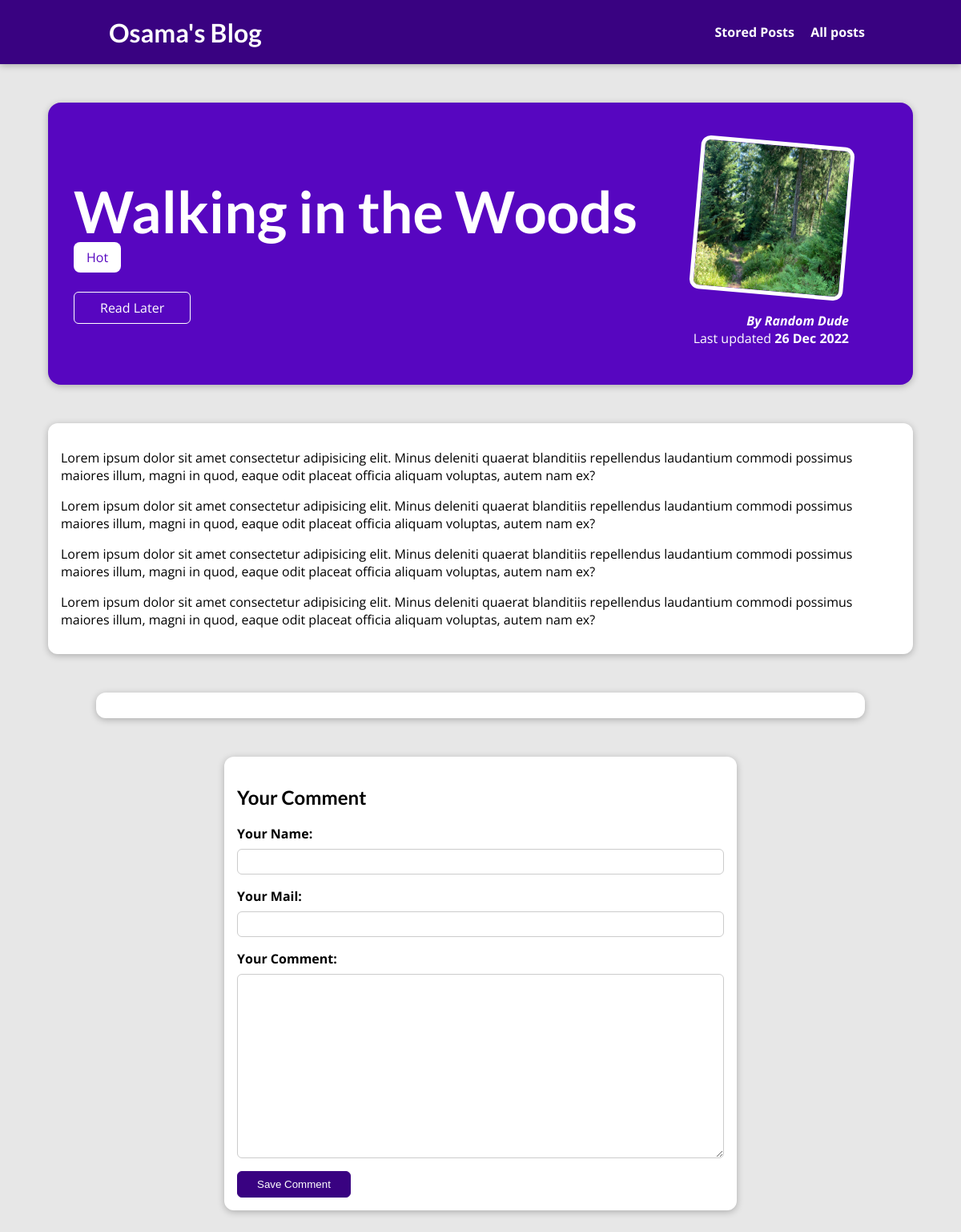
/posts/walking-in-the-woods, run on the app's committed database.
### blog/models.py (models this page shows, shortened)
class Post(models.Model):
    title = models.CharField(max_length=200)
    image = models.ImageField(upload_to="posts", null=True)
    exerpt = models.CharField(max_length=250)
    slug = models.SlugField(unique=True, primary_key=True)
    date = models.DateField(auto_now=True)
    content = models.TextField(validators=[MinLengthValidator(10)])
    author = models.ForeignKey(Author, related_name="posts", null=True, on_delete=models.SET_NULL)
    tag = models.ManyToManyField(Tag)

class Tag(models.Model):
    caption = models.CharField(max_length=20)

class Author(models.Model):
    first_name = models.CharField(max_length=100)
    last_name = models.CharField(max_length=100)
    email_address = models.EmailField()
    def __str__(self):
        return f"{self.first_name} {self.last_name}"

### blog/views.py (the view, shortened to what this page needs)
# urls.py: path("posts/<slug:slug>", views.PostDetailView.as_view(),
class PostDetailView(View):
    def is_stored_post(self, request, post_pk):
        stored_posts = request.session.get("stored_posts")
        post_saved_for_later = False
        if stored_posts is not None:
            post_saved_for_later = str(post_pk) in stored_posts
        return post_saved_for_later
    def get(self, request, slug):
        post = get_object_or_404(Post, slug=slug)
        context = {
            "post":post,
            "all_tags":post.tag.all(),
            "comment_form":CommentForm(),
            "comments":post.comments.all().order_by("-id"),
            "post_saved_for_later": self.is_stored_post(request, post.pk)
        }
        return render(request, "blog/post-detail.html", context )

### blog/forms.py
class CommentForm(forms.ModelForm):
    class Meta:
        model = Comment
        exclude = ("post",)
        labels  = {
            "user_name":"Your Name",
            "user_email":"Your Mail",
            "text":"Your Comment"
        }

### blog/templates/blog/post-detail.html (shortened to what this page needs)
{% extends 'base.html' %}
{% load static %}
{% block css_files %}
<link rel="stylesheet" href="{% static 'blog/post-detail.css' %}">
{% endblock css_files %}
{% block content %}
<section id='summary'>
  <h2>{{post.title}}</h2>
  <div>
    {% for tag in all_tags %}
    <span class="tag">{{tag.caption}}</span>
    {% endfor %}
  </div>
  <div id="read-later">
    <form action="{% url 'read-later' %}" method="POST">
      <button>
        {% if post_saved_for_later %}
        Remove from (Read Later)
        {% else %}
        Read Later
        {% endif %}
      </button>
    </form>
  </div>
  <article>
    <img src="{{post.image.url}}" alt=post.title>
    <address>By <a href="{{post.author.email_address}}">{{post.author}}</a></address>
    <div>Last updated <time>{{post.date|date:"d M Y"}}</time> </div>
  </article>
</section>
<main>
  {{post.content|linebreaks}}
</main>
<section id="comments">
</section>
<section id="comment-form">
  <h2>Your Comment</h2>
  <form method="POST" action="{% url 'post-details-page'  post.slug %}">
    {% for form_field in comment_form %}
    <div class="form-control {% if form_field.errors %}invalid{% endif %}">
      {{form_field.label_tag}}
      {{form_field}}
    </div>
    {% endfor %}
    <button>Save Comment</button>
  </form>
</section>
{% endblock content %}

### static/app.css (style rules this page uses)
* { box-sizing: border-box; }
html { font-family: 'Open Sans', 'Lato', sans-serif; }
body { margin: 0; }
h1, h2, h3 { font-family: 'Lato', sans-serif; font-weight: bold; }

### blog/static/blog/post-detail.css (style rules this page uses)
body { background-color: #e7e7e7; }
#summary { margin: 8rem auto 3rem auto; padding: 2rem; width: 90%; max-width: 90rem; border-radius: 16px; background-color: #5706c0; position: relative; box-shadow: 0 2px 8px rgba(0, 0, 0, 0.25); height: 22rem; }
#summary a { color: white; text-decoration: none; }
#summary h2 { color: white; font-size: 4.5rem; margin-bottom: 0.25rem; }
#summary article { position: absolute; top: 2rem; right: 3rem; padding: 1rem 2rem; border-radius: 12px; text-align: right; color: white; }
#summary article img { width: 12rem; height: 12rem; border-radius: 12px; transform: rotateZ(5deg); border: 5px solid white; margin-bottom: 1rem; }
#summary address { font-weight: bold; }
#summary time { font-weight: bold; }
#read-later { margin: 2rem 0; }
#read-later button { background-color: transparent; border: 1px solid white ; padding: 0.5rem 2rem; font: inherit; color: white; cursor: pointer; border-radius: 6px; }
main { width: 90%; max-width: 90rem; margin: 3rem auto; background-color: white; padding: 1rem; border-radius: 12px; box-shadow: 0 2px 8px rgba(0, 0, 0, 0.25); }
.tag { background-color: white; color: #5706c0; padding: 0.5rem 1rem; border-radius: 8px; }
#comment-form { margin: 3rem auto; width: 90%; max-width: 40rem; border-radius: 12px; background-color: white; box-shadow: 0 2px 8px rgba(0, 0, 0, 0.25); padding: 1rem; }
.form-control { margin-bottom: 1rem; }
.form-control label { font-weight: bold; margin-bottom: 0.5rem; display: block; }
.form-control input, .form-control textarea { display: block; width : 100%; font : inherit; padding: 0.25rem; border-radius: 6px; border: 1px solid #ccc; }
#comment-form button { background-color: #390281; color: white; border: 1px solid #390281; border-radius: 6px; padding: 0.5rem 1.5rem; cursor: pointer; }
#comments { margin: 3rem auto; width: 90%; max-width: 60rem; border-radius: 12px; background-color: white; box-shadow: 0 2px 8px rgba(0, 0, 0, 0.25); padding: 1rem 2rem; }

### data on the page
Post: title "Walking in the Woods", image (picture), author "Random Dude", date "26 Dec 2022", content "Lorem ipsum dolor sit amet consectetur adipisicing elit. Minus deleniti quaerat blanditiis repellendus laudantium commodi possimus maiores illum, magni in quod, eaque odit placeat officia aliquam voluptas, autem nam ex? Lorem ipsum dolor sit amet consectetur adipisicing elit. Minus deleniti quaerat blanditiis repellendus laudantium commodi possimus maiores illum, magni in quod, eaque odit placeat officia aliquam voluptas, autem nam ex? Lorem ipsum dolor sit amet consectetur adipisicing elit. Minus deleniti quaerat blanditiis repellendus laudantium commodi possimus maiores illum, magni in quod, eaque odit placeat officia aliquam voluptas, autem nam ex? Lorem ipsum dolor sit amet consectetur…"
Tag: caption "Hot"
